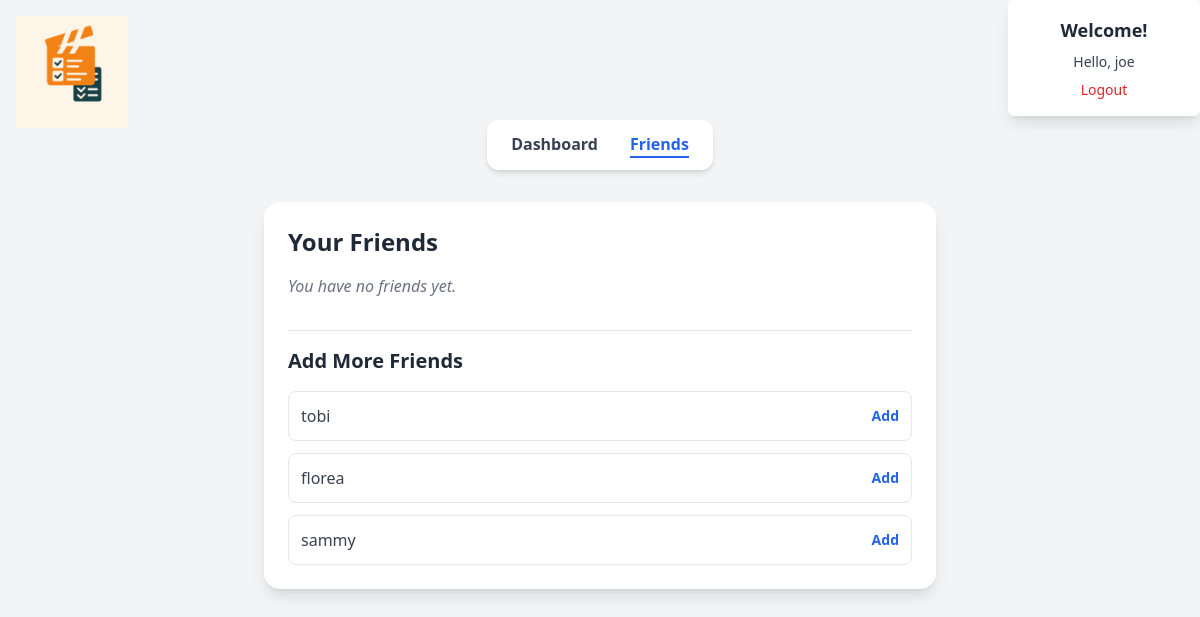
Before: /friends/ (signed in) with the older database file.
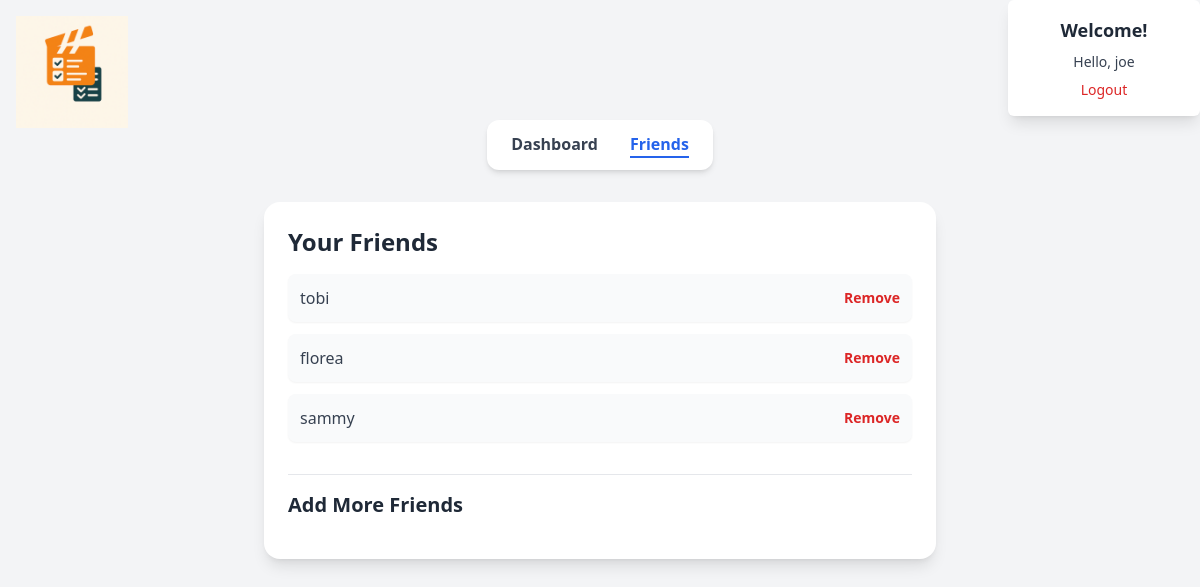
After: the same page with the newer database file.
### movies/models.py (models this page shows, shortened)
class CustomUser(AbstractBaseUser, PermissionsMixin):
    email = models.EmailField(unique=True)
    name = models.CharField(max_length=255)
    is_active = models.BooleanField(default=True)
    is_staff = models.BooleanField(default=False)
    friends = models.ManyToManyField('self', blank=True, symmetrical=False, related_name='friend_set')
    objects = CustomUserManager()
    USERNAME_FIELD = 'email'
    REQUIRED_FIELDS = ['name']

### movies/views.py (the view)
# urls.py: path('friends/', views.friend_list, name='friend_list'),
@login_required
def friend_list(request):
    user = request.user
    friends = user.friends.all()  # users the current user follows
    friends_ids = friends.values_list('id', flat=True)
    all_users = CustomUser.objects.exclude(id=user.id).exclude(id__in=friends_ids)
    return render(request, 'movies/friends.html', {
        'friends': friends,
        'all_users': all_users,
    })

### movies/templates/movies/friends.html (shortened to what this page needs)
<!DOCTYPE html>
<html lang="en">
<head>
    {% load widget_tweaks %}
    {% load static %}
    <script src="https://cdn.tailwindcss.com"></script>
</head>
<body class="bg-gray-100 text-gray-800 p-4 sm:p-6">
    <div class="mb-4 sm:mb-0 sm:fixed sm:top-0 sm:left-0 sm:m-4 sm:z-50">
        <img src="{% static 'images/logo.png' %}" alt="Logo" class="h-18 w-28 mx-auto sm:mx-0">
    </div>
    <div class="mx-auto mb-6 sm:mb-0 sm:fixed sm:top-0 sm:right-0 bg-white shadow-lg rounded-md p-4 text-center text-sm w-48 z-50">
        <h2 class="text-lg font-semibold text-gray-800 mb-2">Welcome!</h2>
        {% if user.is_authenticated %}
            <p class="text-gray-700 mb-2">
                Hello, <span class="font-medium">{{ user.name }}</span>
            </p>
            <a href="{% url 'logout' %}" class="text-red-600 hover:underline hover:text-red-800">Logout</a>
        {% else %}
            <a href="{% url 'login' %}" class="text-blue-600 hover:underline hover:text-blue-800">Login</a>
        {% endif %}
    </div>
    <div class="flex justify-center mt-4 sm:mt-24">
        {% url 'movie_list' as movie_list_url %}
        {% url 'friend_list' as friend_list_url %}
        <nav class="bg-white rounded-xl shadow-md px-6 py-3 inline-flex space-x-8">
            <a href="{{ movie_list_url }}"
               class="{% if request.path == movie_list_url %}text-blue-600 border-b-2 border-blue-600{% else %}text-gray-700{% endif %} font-semibold hover:text-blue-600 transition">
                Dashboard
            </a>
            <a href="{{ friend_list_url }}"
               class="{% if request.path == friend_list_url %}text-blue-600 border-b-2 border-blue-600{% else %}text-gray-700{% endif %} font-semibold hover:text-blue-600 transition">
                Friends
            </a>
        </nav>
    </div>
    <div class="max-w-2xl my-8 mx-auto p-6 bg-white shadow-lg rounded-2xl">
        <h2 class="text-2xl font-bold text-gray-800 mb-4">Your Friends</h2>
        <ul class="space-y-3">
            {% for friend in friends %}
                <li class="flex items-center justify-between bg-gray-50 p-3 rounded-lg shadow-sm hover:bg-gray-100 transition">
                    <span class="text-gray-700 font-medium">{{ friend.name }}</span>
                    <a href="{% url 'remove_friend' friend.id %}"
                       class="text-sm text-red-600 hover:text-red-800 font-semibold transition">
                        Remove
                    </a>
                </li>
            {% empty %}
                <li class="text-gray-500 italic">You have no friends yet.</li>
            {% endfor %}
        </ul>
        <h3 class="text-xl font-bold text-gray-800 mt-8 mb-4 border-t pt-4">Add More Friends</h3>
        <ul class="space-y-3">
            {% for user in all_users %}
                <li class="flex items-center justify-between bg-white p-3 rounded-lg border hover:bg-gray-50 transition">
                    <span class="text-gray-700">{{ user.name }}</span>
                    <a href="{% url 'add_friend' user.id %}"
                       class="text-sm text-blue-600 hover:text-blue-800 font-semibold transition">
                        Add
                    </a>
                </li>
            {% endfor %}
        </ul>
    </div>
</body>
</html>

Changed rows visible on the page:
shown differently, row unchanged: CustomUser "tobi": moves from the list under "Add More Friends" to the list under "Your Friends"
shown differently, row unchanged: CustomUser "florea": moves from the list under "Add More Friends" to the list under "Your Friends"
changed CustomUser "sammy": moves from the list under "Add More Friends" to the list under "Your Friends"
Other visible differences:
text no longer shown: "You have no friends yet."
